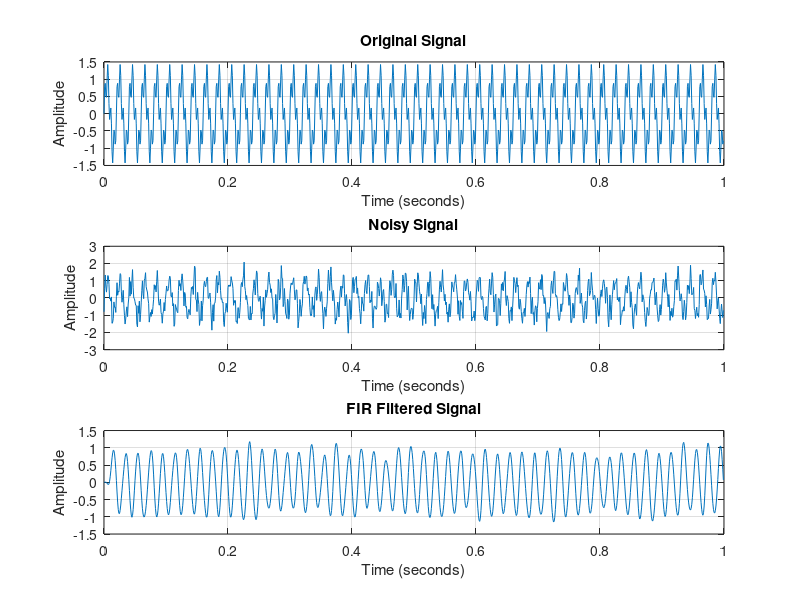

MATLAB code for this plot: (Note: this script raises an error after producing the figure.)
clc;
clear;
close all;

%% Signal parameters
Fs = 1000;
N = 1000;

f1 = 50;
f2 = 200;

t = (0:N-1)/Fs;

%% Generate clean signal
signal = sin(2*pi*f1*t) + 0.5*sin(2*pi*f2*t);

%% Add noise
rng(1);                         % Makes noise repeatable
noise = 0.3 * randn(1, N);
noisy_signal = signal + noise;

%% Design FIR low-pass filter
filter_order = 20;
cutoff_frequency = 100;

normalized_cutoff = cutoff_frequency/(Fs/2);

h = fir1(filter_order, normalized_cutoff);

%% Apply FIR filter
filtered_signal = filter(h, 1, noisy_signal);

%% Plot signals
figure;

subplot(3,1,1);
plot(t, signal);
title('Original Signal');
xlabel('Time (seconds)');
ylabel('Amplitude');
grid on;
xlim([0 1]);

subplot(3,1,2);
plot(t, noisy_signal);
title('Noisy Signal');
xlabel('Time (seconds)');
ylabel('Amplitude');
grid on;
xlim([0 1]);

subplot(3,1,3);
plot(t, filtered_signal);
title('FIR Filtered Signal');
xlabel('Time (seconds)');
ylabel('Amplitude');
grid on;
xlim([0 1]);
%% Display FIR coefficients

disp('FIR coefficients:');
disp(h);

% Save coefficients to a text file
fileID = fopen('../Results/fir_coefficients.txt', 'w');

for k = 1:length(h)
    fprintf(fileID, '%.12f\n', h(k));
end

fclose(fileID);

disp('Coefficients saved to Results/fir_coefficients.txt');
